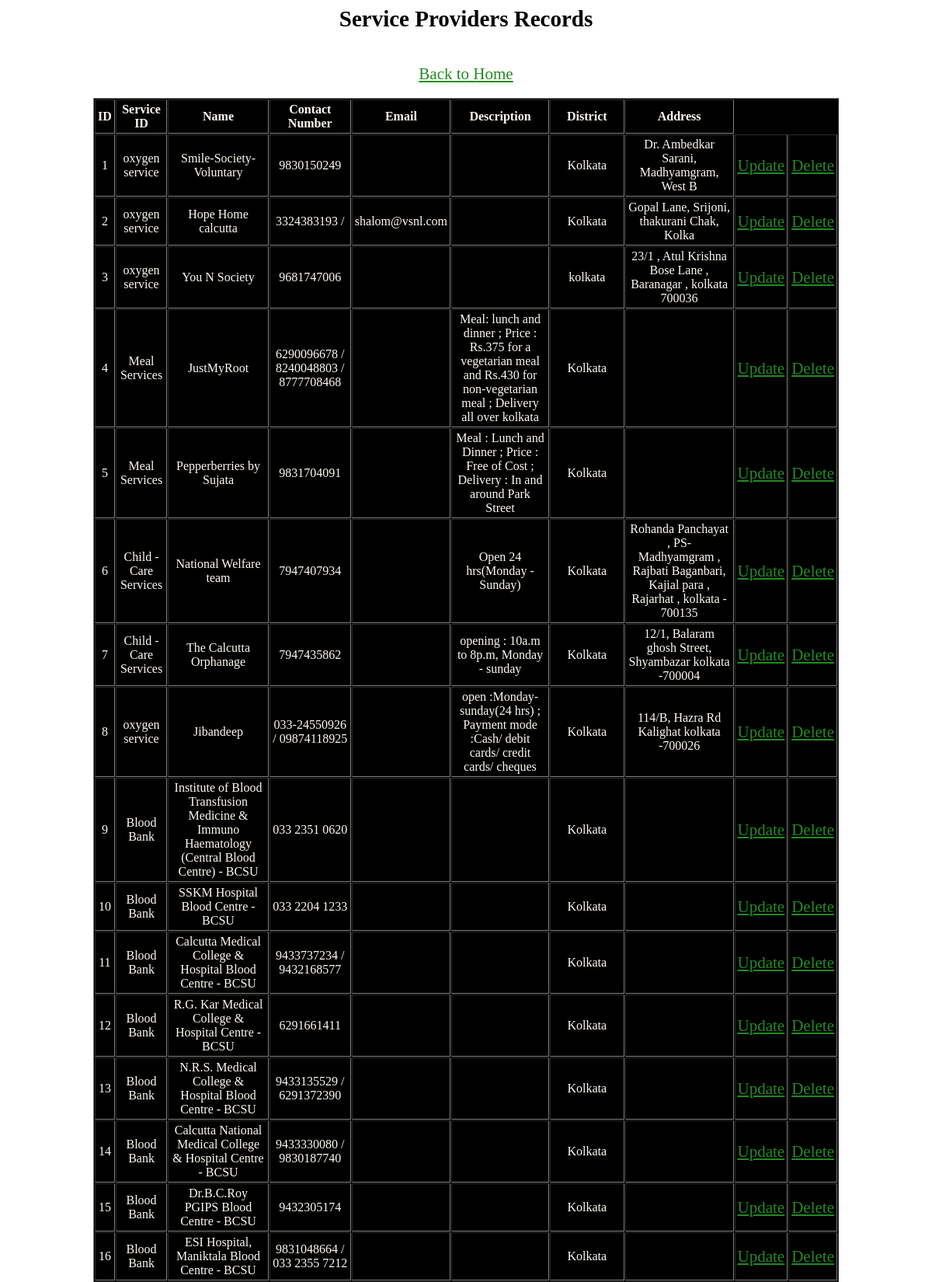
Screenshot of /display_service_provider.php (upper part) with the database file from the repository.
### tables this page shows
CREATE TABLE `service_providers` (
  `id` int(23) NOT NULL,
  `service_id` int(23) NOT NULL,
  `name` varchar(255) NOT NULL,
  `contact` varchar(255) NOT NULL,
  `email` varchar(255) NOT NULL,
  `description` varchar(255) NOT NULL,
  `district` varchar(23) NOT NULL,
  `address` varchar(255) NOT NULL
);

CREATE TABLE `service` (
  `service_id` int(23) NOT NULL,
  `name` varchar(23) NOT NULL,
  `description` varchar(28) NOT NULL
);

### display_service_provider.php (the view, shortened to what this page needs)
<?php
include("connection.php");?>
<h2 style="font-size:29px;"><center>Service Providers Records</center></h2><br>
<center><a href="menu.html">Back to Home </a></center><br>
<!DOCTYPE html>
<html>
<head>
</head>
<body>
</body>
</html>
<table width = "100%" border="1" cellspacing="1" cellpadding="3" align="center" style="background-color:black; color:floralwhite;">
	<tr>
		<td align="center"><strong>ID</strong></td>
		<td align="center"><strong>Service ID</strong></td>
		<td align="center"><strong> Name</strong></td>
		<td align="center"><strong>Contact Number</strong></td>
		<td align="center"><strong>Email</strong></td>
		<td align="center"><strong>Description</strong></td>
		<td align="center"><strong>District</strong></td>
		<td align="center"><strong>Address</strong></td>
	</tr>
    <?php
		$sql = "SELECT
		 `service_providers`.`id` AS `id`,
		 `service_providers`.`service_id` AS `service_id`,
		 `service_providers`.`name` AS `name`,
		 `service_providers`.`contact` AS `contact`,
		 `service_providers`.`email` AS `email`,
		 `service_providers`.`description` AS `description`,
		 `service_providers`.`district` AS `district`,
		 `service_providers`.`address` AS `address`,
		 `service`.`name` AS `service_name`
		FROM `service_providers`,`service` where `service_providers`.`service_id`=`service`.`service_id`";
		$result = mysqli_query($link,$sql);
		if(mysqli_num_rows($result) > 0)
		{
			$count=1;
			while($row = mysqli_fetch_assoc($result))
			{
				echo "<tr>";
				echo "<td align = 'center'>".$count."</td>";
				echo "<td align = 'center'>".$row["service_name"]."</td>";
				echo "<td align = 'center'>".$row["name"]."</td>";
				echo "<td align = 'center'>".$row["contact"]."</td>";
				echo "<td align = 'center'>".$row["email"]."</td>";
				echo "<td align = 'center'>".$row["description"]."</td>";
				echo "<td align = 'center'>".$row["district"]."</td>";
				echo "<td align = 'center'>".$row["address"]."</td>";
				echo "<td><a href='update_service_provider_form.php?id=".$row['id']."&name=".$row['service_name']."'>Update</a></td>";
				echo "<td><a href='delete_service_provider.php?id=".$row['id']."'>Delete</a></td>";
				echo "</tr>";
				$count++;
			}
		}
     ?>
</table>

### display_service_provider.php (style rules this page uses)
a { color: forestgreen; font-size: 21px; }
body { background-image: url("https://p1.pxfuel.com/preview/312/952/22/white-structure-texture-background-ceiling-whitish.jpg"); background-position: center; background-size: cover; height: 700px; margin-left: 10%; margin-right: 10%; }

### rows the page displays
service_providers: service.name "oxygen service", name "Smile-Society-Voluntary", contact "9830150249", district "Kolkata", address "Dr. Ambedkar Sarani, Madhyamgram, West B"
service_providers: service.name "oxygen service", name "Hope Home calcutta", contact "3324383193 /", email "shalom@vsnl.com", district "Kolkata", address "Gopal Lane, Srijoni, thakurani Chak, Kolka"
service_providers: service.name "oxygen service", name "You N Society", contact "9681747006", district "kolkata", address "23/1 , Atul Krishna Bose Lane , Baranagar , kolkata 700036"
service_providers: service.name "Meal Services", name "JustMyRoot", contact "6290096678 / 8240048803 / 8777708468", description "Meal: lunch and dinner ; Price : Rs.375 for a vegetarian meal and Rs.430 for non-vegetarian meal ; Delivery all over kolkata", district "Kolkata"
service_providers: service.name "Meal Services", name "Pepperberries by Sujata", contact "9831704091", description "Meal : Lunch and Dinner ; Price : Free of Cost ; Delivery : In and around Park Street", district "Kolkata"
service_providers: service.name "Child -Care Services", name "National Welfare team", contact "7947407934", description "Open 24 hrs(Monday - Sunday)", district "Kolkata", address "Rohanda Panchayat , PS- Madhyamgram , Rajbati Baganbari, Kajial para , Rajarhat , kolkata - 700135"
service_providers: service.name "Child -Care Services", name "The Calcutta Orphanage", contact "7947435862", description "opening : 10a.m to 8p.m, Monday - sunday", district "Kolkata", address "12/1, Balaram ghosh Street, Shyambazar kolkata -700004"
service_providers: service.name "oxygen service", name "Jibandeep", contact "033-24550926 / 09874118925", description "open :Monday- sunday(24 hrs) ; Payment mode :Cash/ debit cards/ credit cards/ cheques", district "Kolkata", address "114/B, Hazra Rd Kalighat kolkata -700026"
service_providers: service.name "Blood Bank", name "Institute of Blood Transfusion Medicine & Immuno Haematology (Central Blood Centre) - BCSU", contact "033 2351 0620", district "Kolkata"
service_providers: service.name "Blood Bank", name "SSKM Hospital Blood Centre - BCSU", contact "033 2204 1233", district "Kolkata"
service_providers: service.name "Blood Bank", name "Calcutta Medical College & Hospital Blood Centre - BCSU", contact "9433737234 / 9432168577", district "Kolkata"
service_providers: service.name "Blood Bank", name "R.G. Kar Medical College & Hospital Centre - BCSU", contact "6291661411", district "Kolkata"
service_providers: service.name "Blood Bank", name "N.R.S. Medical College & Hospital Blood Centre - BCSU", contact "9433135529 / 6291372390", district "Kolkata"
service_providers: service.name "Blood Bank", name "Calcutta National Medical College & Hospital Centre - BCSU", contact "9433330080 / 9830187740", district "Kolkata"
service_providers: service.name "Blood Bank", name "Dr.B.C.Roy PGIPS Blood Centre - BCSU", contact "9432305174", district "Kolkata"
service_providers: service.name "Blood Bank", name "ESI Hospital, Maniktala Blood Centre - BCSU", contact "9831048664 / 033 2355 7212", district "Kolkata"
